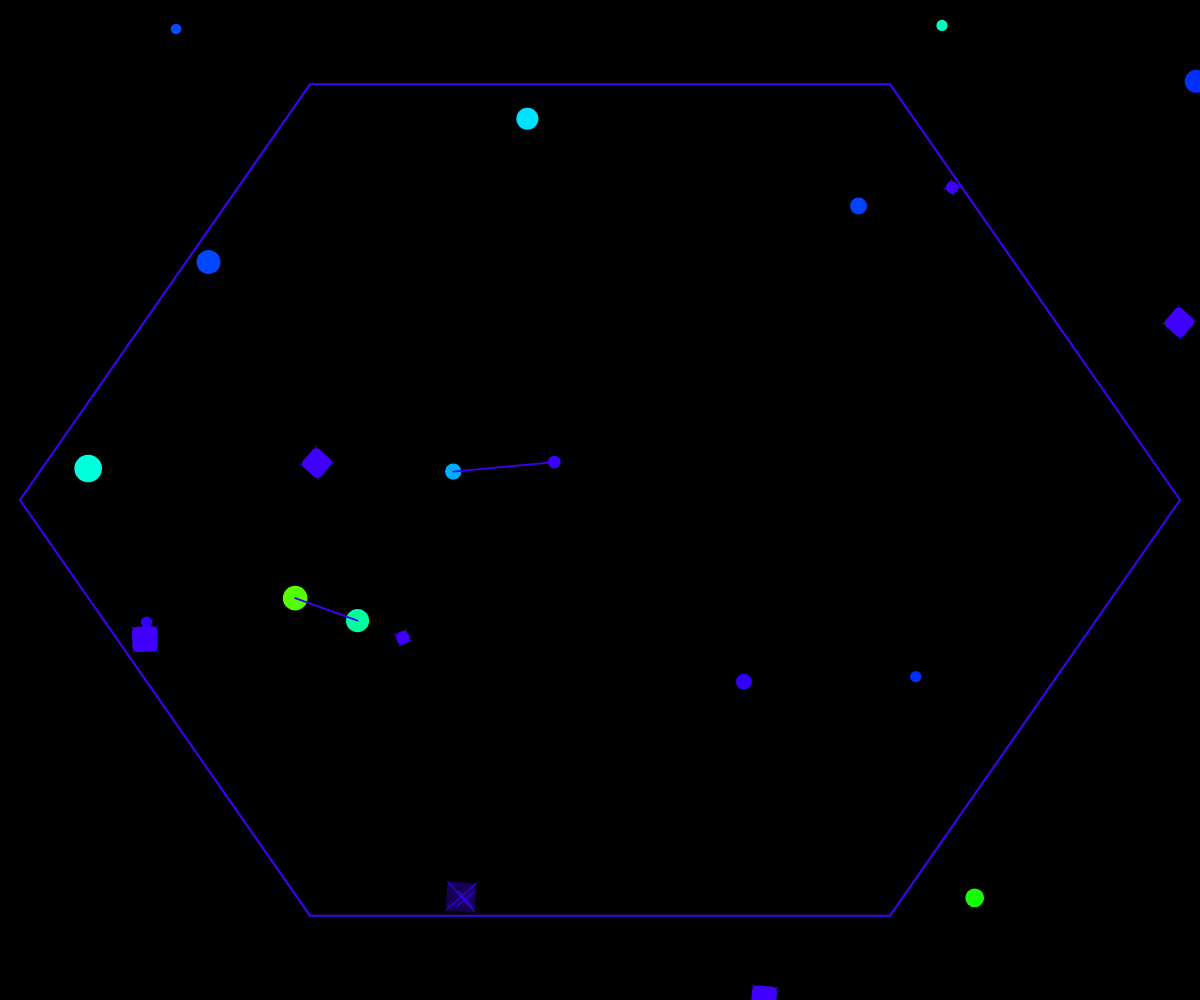
Frame 1 (no input)
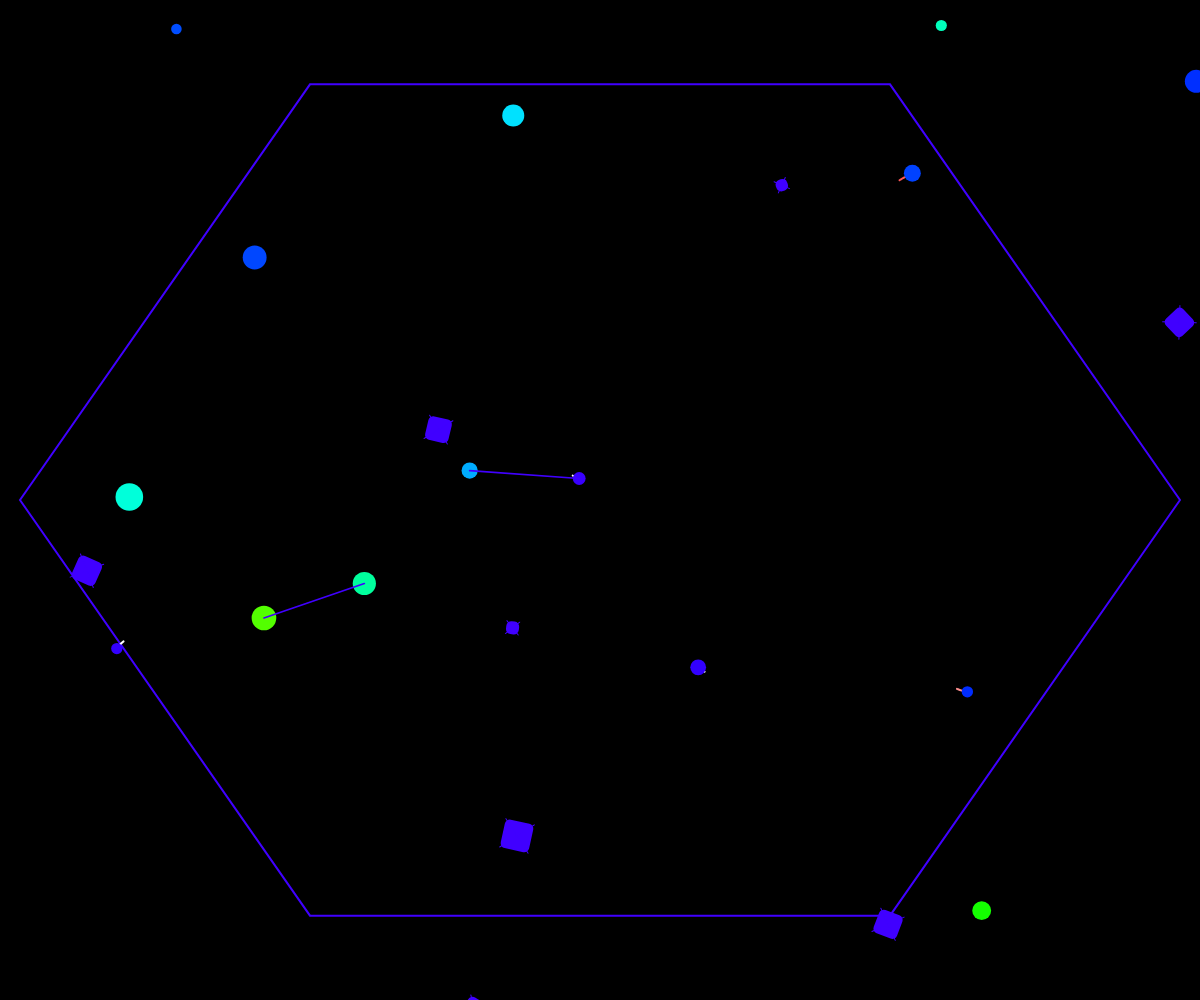
Frame 60 (no input)
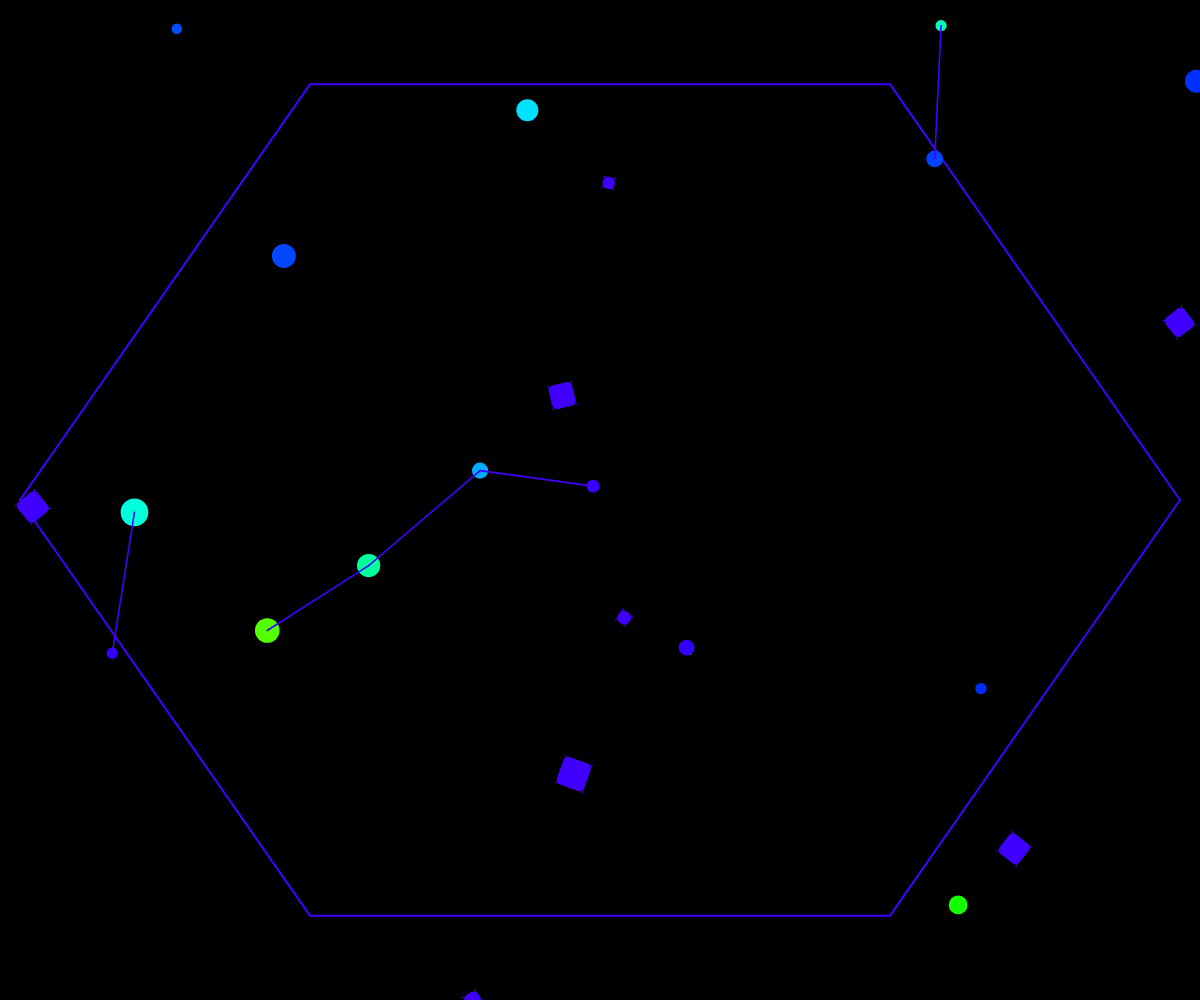
Frame 120 (the mouse pressed at the canvas centre since frame 60)

The p5.js sketch that drew these frames (run headless with seeded random() and noise() and a simulated clock; from frame 60 on, the mouse is pressed at the canvas centre):

// p5.js sketch
// ── sketch.js
let flows = [];
let shards = [];
let tensionLines = [];
let fractalNetworks = [];
let time = 0;

class Flow {
  constructor() {
    this.pos = createVector(random(width), random(height));
    this.vel = p5.Vector.random2D().mult(random(0.5, 2));
    this.size = random(10, 30);
    this.color = color(random(100, 255), random(100, 255), random(200, 255), 150);
    this.trail = [];
    this.maxTrail = 20;
  }

  update() {
    this.pos.add(this.vel);
    this.vel.mult(0.98);
    this.vel.add(p5.Vector.random2D().mult(0.05));

    // Keep within hexagon
    let hexCenter = createVector(width/2, height/2);
    let distFromCenter = p5.Vector.dist(this.pos, hexCenter);
    if (distFromCenter > width/2 - 30) {
      this.vel.mult(-1);
      this.pos.add(this.vel);
    }

    // Add to trail
    this.trail.push(this.pos.copy());
    if (this.trail.length > this.maxTrail) {
      this.trail.shift();
    }
  }

  display() {
    noFill();
    stroke(this.color);
    strokeWeight(2);

    // Draw trail
    beginShape();
    for (let i = 0; i < this.trail.length; i++) {
      let alpha = map(i, 0, this.trail.length, 0, 150);
      stroke(red(this.color), green(this.color), blue(this.color), alpha);
      vertex(this.trail[i].x, this.trail[i].y);
    }
    endShape();

    // Draw main flow
    fill(this.color);
    noStroke();
    ellipse(this.pos.x, this.pos.y, this.size);
  }
}

class Shard {
  constructor() {
    this.pos = createVector(random(width), random(height));
    this.vel = p5.Vector.random2D().mult(random(1, 3));
    this.size = random(5, 15);
    this.angle = random(TWO_PI);
    this.rotation = random(-0.05, 0.05);
    this.glow = 0;
    this.maxGlow = 255;
  }

  update() {
    this.pos.add(this.vel);
    this.angle += this.rotation;

    // Keep within hexagon
    let hexCenter = createVector(width/2, height/2);
    let distFromCenter = p5.Vector.dist(this.pos, hexCenter);
    if (distFromCenter > width/2 - 30) {
      this.vel.mult(-1);
      this.pos.add(this.vel);
    }

    // Glow effect
    this.glow = sin(time * 0.02 + this.pos.x * 0.01) * 100 + 100;
  }

  display() {
    push();
    translate(this.pos.x, this.pos.y);
    rotate(this.angle);

    fill(255, 255, 255, this.glow);
    noStroke();
    rectMode(CENTER);
    rect(0, 0, this.size * 2, this.size * 2, 5);

    // Sharp edges
    stroke(255, 255, 255, 200);
    strokeWeight(1);
    line(-this.size, -this.size, this.size, this.size);
    line(this.size, -this.size, -this.size, this.size);

    pop();
  }
}

class TensionLine {
  constructor(p1, p2) {
    this.p1 = p1;
    this.p2 = p2;
    this.strength = 0;
  }

  update() {
    let dist = p5.Vector.dist(this.p1.pos, this.p2.pos);
    this.strength = map(dist, 0, width/2, 1, 0.1);
  }

  display() {
    stroke(255, 255, 255, this.strength * 50);
    strokeWeight(this.strength * 2);
    line(this.p1.pos.x, this.p1.pos.y, this.p2.pos.x, this.p2.pos.y);
  }
}

class FractalNetwork {
  constructor(x, y) {
    this.pos = createVector(x, y);
    this.size = random(50, 150);
    this.segments = [];
    this.growth = 0;
    this.maxGrowth = 100;
  }

  update() {
    this.growth = min(this.growth + 0.5, this.maxGrowth);
    
    if (this.growth >= this.maxGrowth) {
      // Create segments
      for (let i = 0; i < 8; i++) {
        let angle = map(i, 0, 8, 0, TWO_PI);
        let segment = createVector(
          this.pos.x + cos(angle) * this.size,
          this.pos.y + sin(angle) * this.size
        );
        this.segments.push(segment);
      }
    }
  }

  display() {
    if (this.growth < this.maxGrowth) {
      stroke(255, 255, 255, map(this.growth, 0, this.maxGrowth, 0, 100));
      strokeWeight(2);
      ellipse(this.pos.x, this.pos.y, this.size * (this.growth / this.maxGrowth));
    } else {
      // Draw fractal structure
      stroke(255, 255, 255, 150);
      strokeWeight(1);
      
      for (let i = 0; i < this.segments.length; i++) {
        let segment = this.segments[i];
        line(this.pos.x, this.pos.y, segment.x, segment.y);
        
        // Add branches
        if (this.growth > this.maxGrowth * 0.8) {
          for (let j = 0; j < 3; j++) {
            let branchAngle = random(-PI/4, PI/4);
            let branchLength = random(20, 50);
            let branchX = segment.x + cos(branchAngle) * branchLength;
            let branchY = segment.y + sin(branchAngle) * branchLength;
            line(segment.x, segment.y, branchX, branchY);
          }
        }
      }
    }
  }
}

function setup() {
  createCanvas(windowWidth, windowHeight);
  colorMode(HSB, 360, 100, 100, 1);
  
  // Create flows
  for (let i = 0; i < 15; i++) {
    flows.push(new Flow());
  }

  // Create shards
  for (let i = 0; i < 8; i++) {
    shards.push(new Shard());
  }
}

function draw() {
  background(0);
  time++;
  
  // Draw hexagon
  noFill();
  stroke(255, 100, 100, 50);
  strokeWeight(2);
  beginShape();
  for (let i = 0; i < 6; i++) {
    let angle = map(i, 0, 6, 0, TWO_PI);
    let x = width/2 + cos(angle) * (width/2 - 20);
    let y = height/2 + sin(angle) * (height/2 - 20);
    vertex(x, y);
  }
  endShape(CLOSE);

  // Update and display flows
  for (let flow of flows) {
    flow.update();
    flow.display();
  }

  // Update and display shards
  for (let shard of shards) {
    shard.update();
    shard.display();
  }

  // Create tension lines between nearby flows
  tensionLines = [];
  for (let i = 0; i < flows.length; i++) {
    for (let j = i + 1; j < flows.length; j++) {
      let dist = p5.Vector.dist(flows[i].pos, flows[j].pos);
      if (dist < 150) {
        tensionLines.push(new TensionLine(flows[i], flows[j]));
      }
    }
  }

  for (let line of tensionLines) {
    line.update();
    line.display();
  }

  // Create fractal networks
  if (time % 300 === 0 && fractalNetworks.length < 5) {
    let x = random(100, width - 100);
    let y = random(100, height - 100);
    fractalNetworks.push(new FractalNetwork(x, y));
  }

  for (let network of fractalNetworks) {
    network.update();
    network.display();
  }

  // Occasionally create new shards
  if (time % 500 === 0 && shards.length < 20) {
    shards.push(new Shard());
  }

  // Occasionally create new flows
  if (time % 400 === 0 && flows.length < 30) {
    flows.push(new Flow());
  }
}

function windowResized() {
  resizeCanvas(windowWidth, windowHeight);
}
